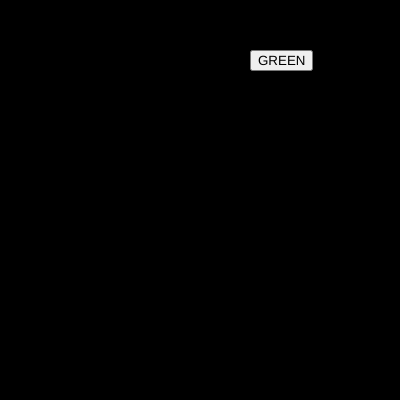
Frame 1 (no input)
Frame 60 (no input): identical to frame 1, image omitted
Frame 120 (the mouse pressed at the canvas centre since frame 60): identical to frame 1, image omitted

The p5.js sketch that drew this single still picture (run headless with seeded random() and noise() and a simulated clock; from frame 60 on, the mouse is pressed at the canvas centre):

// p5.js sketch
// ── sketch.js
var btn_red;
var btn_green;

var r = 0;
var g = 0;
var b = 0;

function setup() {
  createCanvas(400, 400);  

  btn_red = createButton("RED");
  btn_red.position(100,500);
  btn_red.mousePressed(red_bg);

  btn_green = createButton("GREEN");
  btn_green.position(250,50);
  btn_green.mousePressed(green_bg);

}

function draw() {
  background(r,g,b);
}


function red_bg()
{
    r = 255;
    g = 0;
    b = 0;
}

function green_bg()
{
    r = 0;
    g = 255;
    b = 0;
}
